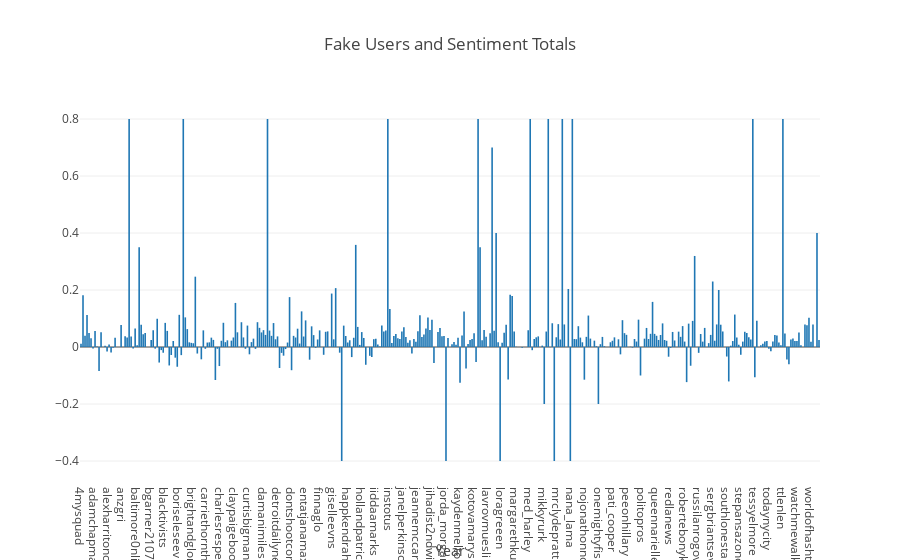

The code cell stored with this chart in its notebook:
### Code cell
trace0 = Bar(
    name = "Average Sentiment",
    x=usersfulltweet.user_key,
    y=usersfulltweet.Sentiment)

data = Data([trace0])

layout = Layout(    
    title='Fake Users and Sentiment Totals',
    xaxis = dict(title = 'Year'),
    yaxis = dict(title = '' ))
fig = Figure(data=data, layout=layout)
iplot(fig)

### Figure 1 — Plotly figure (JSON) as saved in the notebook; plotly's stock layout.template omitted (floating-point values rounded to 4 significant figures; data arrays with more than 128 entries replaced by an {"elided": "..."} marker saying what was removed)
{"data": [{"name": "Average Sentiment", "type": "bar", "x": {"elided": "369 str values"}, "y": {"elided": "369 float values"}}], "layout": {"title": "Fake Users and Sentiment Totals", "xaxis": {"title": "Year"}, "yaxis": {"title": ""}}}
